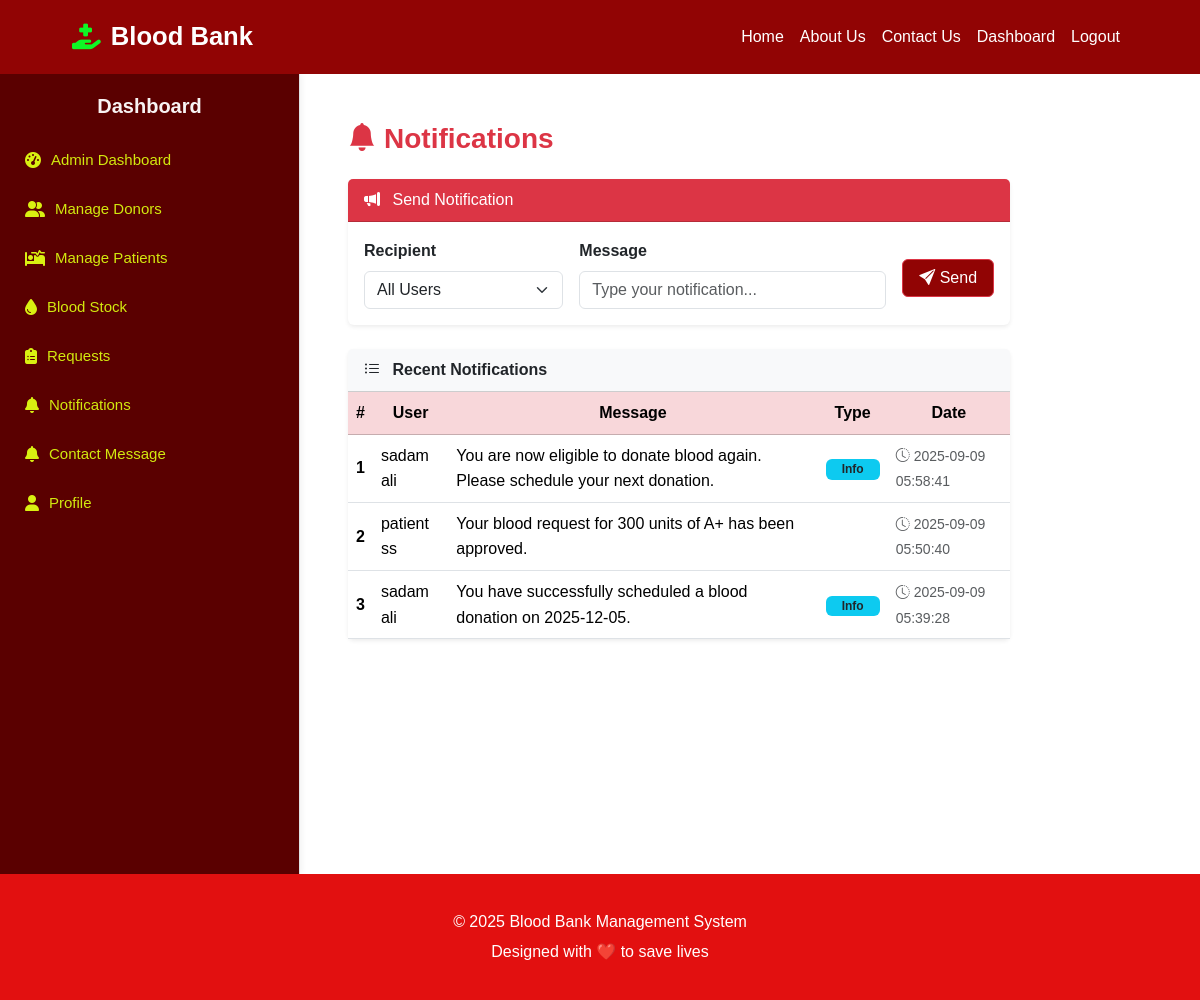
/admin/notifications.php (signed in), run on the app's committed database.
### tables this page shows
CREATE TABLE `notifications` (
  `id` int(11) NOT NULL,
  `user_id` int(11) NOT NULL,
  `message` text NOT NULL,
  `type` enum('info','alert') DEFAULT 'info',
  `status` enum('unread','read') DEFAULT 'unread',
  `created_at` timestamp NOT NULL DEFAULT current_timestamp()
);

CREATE TABLE `users` (
  `id` int(11) NOT NULL,
  `full_name` varchar(100) NOT NULL,
  `email` varchar(100) NOT NULL,
  `password` varchar(255) NOT NULL,
  `role` enum('admin','donor','patient') NOT NULL,
  `phone` varchar(20) DEFAULT NULL,
  `created_at` timestamp NOT NULL DEFAULT current_timestamp(),
  `updated_at` timestamp NOT NULL DEFAULT current_timestamp() ON UPDATE current_timestamp()
);

### functions.php (called while the page is built, shortened)
<?php
function e($str) {
    return htmlspecialchars(trim($str), ENT_QUOTES, 'UTF-8');
}
?>

### admin/notifications.php (the view, shortened to what this page needs)
<?php ob_start();
require_once __DIR__ ."/../sidebar.php";
$res = $conn->query("SELECT n.*, u.full_name
                     FROM notifications n
                     JOIN users u ON n.user_id = u.id
                     ORDER BY n.created_at DESC LIMIT 100");
?>
<div class="col-md-9 col-lg-10 p-4">
  <div class="d-flex justify-content-between align-items-center mb-4">
    <h3 class="fw-bold text-danger mb-0"><i class="bi bi-bell-fill me-2"></i>Notifications</h3>
  </div>
  <div class="card shadow-sm border-0 mb-4">
    <div class="card-header bg-danger text-white">
      <i class="bi bi-megaphone-fill me-2"></i> Send Notification
    </div>
    <div class="card-body">
      <form method="POST" class="row g-3 align-items-center">
        <div class="col-md-4">
          <label class="form-label fw-bold">Recipient</label>
          <select name="user_id" class="form-select">
            <option value="all">All Users</option>
          </select>
        </div>
        <div class="col-md-6">
          <label class="form-label fw-bold">Message</label>
          <input name="message" class="form-control" placeholder="Type your notification..." required>
        </div>
        <div class="col-md-2 mt-4">
          <button name="send" class="btn btn-danger w-100">
            <i class="bi bi-send-fill"></i> Send
          </button>
        </div>
      </form>
    </div>
  </div>
  <div class="card shadow-sm border-0">
    <div class="card-header bg-light fw-bold">
      <i class="bi bi-list-ul me-2"></i> Recent Notifications
    </div>
    <div class="card-body p-0">
      <table class="table table-hover align-middle mb-0">
        <thead class="table-danger text-center">
          <tr>
            <th>#</th>
            <th>User</th>
            <th>Message</th>
            <th>Type</th>
            <th>Date</th>
          </tr>
        </thead>
        <tbody>
          <?php $i=1; while($row=$res->fetch_assoc()): ?>
          <tr>
            <td class="text-center fw-bold"><?= $i ?></td>
            <td><?= e($row['full_name']) ?></td>
            <td><?= e($row['message']) ?></td>
            <td class="text-center">
              <span class="badge bg-info text-dark px-3"><?= ucfirst($row['type']) ?></span>
            </td>
            <td><small class="text-muted"><i class="bi bi-clock-history me-1"></i><?= e($row['created_at']) ?></small></td>
          </tr>
          <?php $i++; endwhile; ?>
        </tbody>
      </table>
    </div>
  </div>
</div>
</div>
<?php include "../footer.php"; ob_end_flush();?>

### header.php (style rules this page uses)
.navbar, .btn-danger { background-color: #910404ff!important; }
.navbar-brand, .nav-link, .btn-danger { color: white !important; }
* { margin:0; padding:0; box-sizing:border-box; font-family: 'Poppins', sans-serif; }
body { background:#fff; color:#333; line-height:1.6; overflow-x:hidden; }

### data on the page
notifications: user.full_name "sadam ali", message "You are now eligible to donate blood again. Please schedule your next donation.", type "Info", created_at "2025-09-09 05:58:41"
notifications: user.full_name "patient ss", message "Your blood request for 300 units of A+ has been approved.", created_at "2025-09-09 05:50:40"
notifications: user.full_name "sadam ali", message "You have successfully scheduled a blood donation on 2025-12-05.", type "Info", created_at "2025-09-09 05:39:28"
